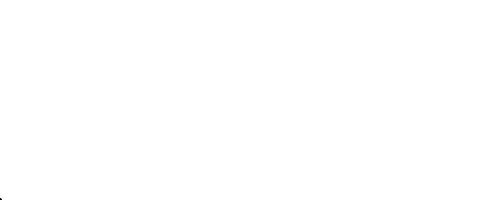
Frame 1 (no input)
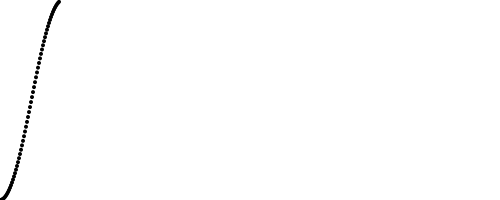
Frame 60 (the mouse pressed at the canvas centre just before this capture)
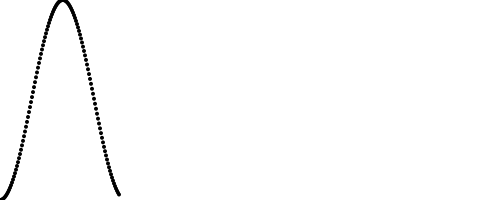
Frame 120 (the mouse held since frame 60 and released just before this capture)

The Processing sketch that drew these frames (run headless with seeded random() and noise(); from frame 60 on, the mouse is pressed at the canvas centre):

// Processing sketch: e10_sine_graph
// ── e10_sine_graph.pde
/**
 * Oscillation - Sine Graph
 *
 * Waves have properties:
 *
 * - Amplitude - height of wave (diff between min/max)
 * - Period (Frequency) - the amount of time it takes to repeat 1 cycle
 *                        (smaller period = faster oscillation)
 */

float x = 0;
float angle = 0;

void setup( ) {
  size(500, 200);
  background(255);
  noStroke();
  fill(0);
}

void draw( ) {
  float amplitude = 100; // height/2

  // We could do this...
  // float period = 200; // frames
  // float cycles = frameCount/period; // ratio of current frame to period
  // float angle = TWO_PI*cycles; // full rotation of a circle = 1 cycle

  float y = amplitude * cos(angle); // 100..-100

  translate(0, height/2);
  ellipseMode(CENTER);
  ellipse(x, y, 4, 4);

  x += 1;

  // ...but really that just gives us an incrementing number, so we can simplify
  // it to just increasing the angle (= angular velocity)
  angle += 0.05;
}
